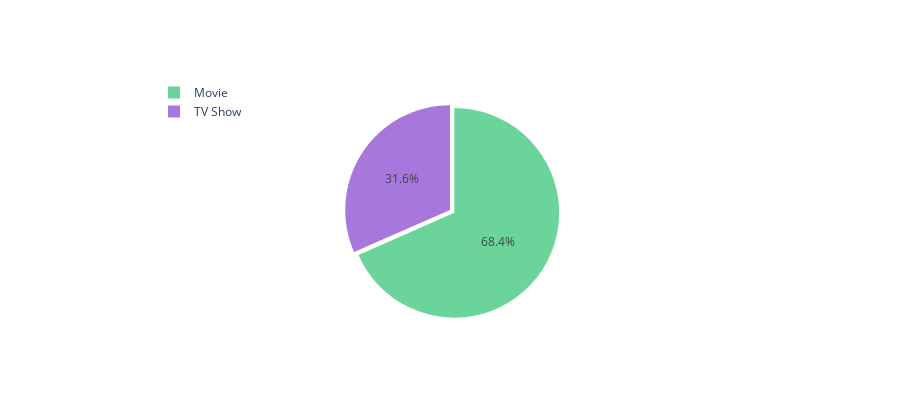

Notebook code cell kept with this figure:
### Code cell
# Content type - Pie
col = "type"
grouped = netflix[col].value_counts().reset_index()
grouped = grouped.rename(columns = {col : "count", "index" : col})

## plot
trace = go.Pie(labels=grouped[col], values=grouped['count'], pull=[0.05, 0], marker=dict(colors=["#6ad49b", "#a678de"]))
layout = go.Layout(title="", height=400, legend=dict(x=0.1, y=1.1))
fig = go.Figure(data = [trace], layout = layout)
iplot(fig)

### Figure 1 — Plotly figure (JSON) as saved in the notebook; plotly's stock layout.template omitted (floating-point values rounded to 4 significant figures)
{"data": [{"labels": ["Movie", "TV Show"], "marker": {"colors": ["#6ad49b", "#a678de"]}, "pull": [0.05, 0], "type": "pie", "values": [4265, 1969]}], "layout": {"height": 400, "legend": {"x": 0.1, "y": 1.1}, "title": {"text": ""}}}
